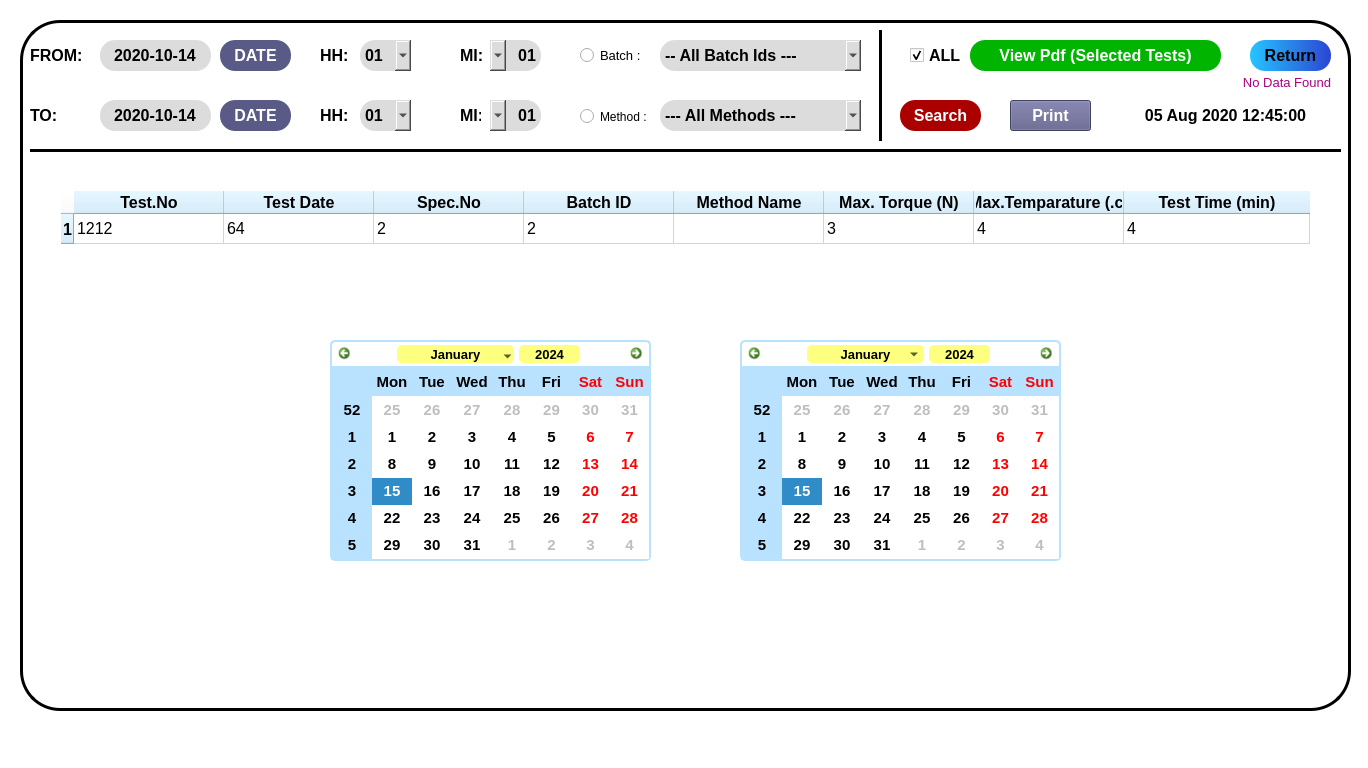
<?xml version="1.0" encoding="UTF-8"?>
<ui version="4.0">
 <class>MainWindow</class>
 <widget class="QMainWindow" name="MainWindow">
  <property name="geometry">
   <rect>
    <x>0</x>
    <y>0</y>
    <width>1368</width>
    <height>768</height>
   </rect>
  </property>
  <property name="baseSize">
   <size>
    <width>0</width>
    <height>0</height>
   </size>
  </property>
  <property name="windowTitle">
   <string>MainWindow</string>
  </property>
  <property name="styleSheet">
   <string notr="true">background-color: rgb(255, 255, 255);</string>
  </property>
  <widget class="QWidget" name="centralwidget">
   <widget class="QFrame" name="frame">
    <property name="geometry">
     <rect>
      <x>20</x>
      <y>20</y>
      <width>1331</width>
      <height>691</height>
     </rect>
    </property>
    <property name="font">
     <font>
      <family>MS Sans Serif</family>
     </font>
    </property>
    <property name="styleSheet">
     <string notr="true">#frame{
color: rgb(0, 0, 0);
border: 3px solid black;
border-radius: 40px;
}</string>
    </property>
    <property name="frameShape">
     <enum>QFrame::Box</enum>
    </property>
    <property name="frameShadow">
     <enum>QFrame::Plain</enum>
    </property>
    <property name="lineWidth">
     <number>3</number>
    </property>
    <widget class="QLabel" name="label_20">
     <property name="geometry">
      <rect>
       <x>1100</x>
       <y>80</y>
       <width>211</width>
       <height>31</height>
      </rect>
     </property>
     <property name="font">
      <font>
       <family>Arial</family>
       <pointsize>12</pointsize>
       <weight>75</weight>
       <bold>true</bold>
      </font>
     </property>
     <property name="cursor">
      <cursorShape>ForbiddenCursor</cursorShape>
     </property>
     <property name="styleSheet">
      <string notr="true">color: rgb(0, 0, 0);</string>
     </property>
     <property name="text">
      <string>05 Aug 2020 12:45:00</string>
     </property>
     <property name="alignment">
      <set>Qt::AlignCenter</set>
     </property>
    </widget>
    <widget class="QPushButton" name="pushButton_3">
     <property name="geometry">
      <rect>
       <x>880</x>
       <y>80</y>
       <width>81</width>
       <height>31</height>
      </rect>
     </property>
     <property name="font">
      <font>
       <family>Arial</family>
       <pointsize>12</pointsize>
       <weight>75</weight>
       <bold>true</bold>
      </font>
     </property>
     <property name="cursor">
      <cursorShape>PointingHandCursor</cursorShape>
     </property>
     <property name="styleSheet">
      <string notr="true">#pushButton_3{
color: rgb(255, 255, 255);
background-color: rgb(170, 0, 0);
border-radius:15px;
}
#pushButton_3:hover{
border:2px solid white;
padding-bottom: 3px;
padding-right: 3px;
}
#pushButton_3:pressed{
border:none;
padding-top: 5px;
padding-left: 5px;
}</string>
     </property>
     <property name="text">
      <string>Search</string>
     </property>
    </widget>
    <widget class="QPushButton" name="pushButton_4">
     <property name="geometry">
      <rect>
       <x>950</x>
       <y>20</y>
       <width>251</width>
       <height>31</height>
      </rect>
     </property>
     <property name="font">
      <font>
       <family>Arial</family>
       <pointsize>12</pointsize>
       <weight>75</weight>
       <bold>true</bold>
      </font>
     </property>
     <property name="cursor">
      <cursorShape>PointingHandCursor</cursorShape>
     </property>
     <property name="styleSheet">
      <string notr="true">#pushButton_4{
color: rgb(255, 255, 255);
background-color: rgb(0, 180, 0);
border-radius: 15px;
}
#pushButton_4:hover{
border:2px solid white;
padding-bottom: 3px;
padding-right: 3px;
}
#pushButton_4:pressed{
border:none;
padding-top: 5px;
padding-left: 5px;
}
</string>
     </property>
     <property name="text">
      <string>View Pdf (Selected Tests)</string>
     </property>
    </widget>
    <widget class="QLineEdit" name="lineEdit">
     <property name="geometry">
      <rect>
       <x>80</x>
       <y>20</y>
       <width>111</width>
       <height>31</height>
      </rect>
     </property>
     <property name="font">
      <font>
       <family>Arial</family>
       <pointsize>12</pointsize>
       <weight>75</weight>
       <bold>true</bold>
      </font>
     </property>
     <property name="styleSheet">
      <string notr="true">#lineEdit {background:None;background-color: rgb(220, 220, 220);border: 1px solid rgba(131,131,131,255);border-radius: 15px; border:none;}#lineEdit:hover {background-color: rgb(220, 220, 220);border: 3px solid;	border-color: rgb(255, 255, 255);border-radius: 15px;}#lineEdit:focus{background-color: rgb(255, 255, 255);border: 1px solid rgba(131,131,131,255);border-radius: 15px}</string>
     </property>
     <property name="text">
      <string>2020-10-14</string>
     </property>
     <property name="alignment">
      <set>Qt::AlignCenter</set>
     </property>
    </widget>
    <widget class="QLabel" name="label_3">
     <property name="geometry">
      <rect>
       <x>10</x>
       <y>20</y>
       <width>61</width>
       <height>31</height>
      </rect>
     </property>
     <property name="font">
      <font>
       <family>Arial</family>
       <pointsize>12</pointsize>
       <weight>75</weight>
       <bold>true</bold>
      </font>
     </property>
     <property name="styleSheet">
      <string notr="true">color: rgb(0, 0, 0);</string>
     </property>
     <property name="text">
      <string>FROM:</string>
     </property>
     <property name="alignment">
      <set>Qt::AlignLeading|Qt::AlignLeft|Qt::AlignVCenter</set>
     </property>
    </widget>
    <widget class="QPushButton" name="pushButton_8">
     <property name="geometry">
      <rect>
       <x>200</x>
       <y>20</y>
       <width>71</width>
       <height>31</height>
      </rect>
     </property>
     <property name="font">
      <font>
       <family>Arial</family>
       <pointsize>12</pointsize>
       <weight>75</weight>
       <bold>true</bold>
      </font>
     </property>
     <property name="cursor">
      <cursorShape>PointingHandCursor</cursorShape>
     </property>
     <property name="styleSheet">
      <string notr="true">#pushButton_8{
background-color: rgb(90, 90, 134);
color: rgb(255, 255, 255);
border-radius: 15px;
}
#pushButton_8:hover{
border:2px solid white;
padding-bottom: 3px;
padding-right: 3px;
}
#pushButton_8:pressed{
border:none;
padding-top: 5px;
padding-left: 5px;
}</string>
     </property>
     <property name="text">
      <string>DATE</string>
     </property>
    </widget>
    <widget class="QLabel" name="label_4">
     <property name="geometry">
      <rect>
       <x>10</x>
       <y>80</y>
       <width>41</width>
       <height>31</height>
      </rect>
     </property>
     <property name="font">
      <font>
       <family>Arial</family>
       <pointsize>12</pointsize>
       <weight>75</weight>
       <bold>true</bold>
      </font>
     </property>
     <property name="styleSheet">
      <string notr="true">color: rgb(0, 0, 0);</string>
     </property>
     <property name="text">
      <string>TO:</string>
     </property>
     <property name="alignment">
      <set>Qt::AlignLeading|Qt::AlignLeft|Qt::AlignVCenter</set>
     </property>
    </widget>
    <widget class="QLineEdit" name="lineEdit_2">
     <property name="geometry">
      <rect>
       <x>80</x>
       <y>80</y>
       <width>111</width>
       <height>31</height>
      </rect>
     </property>
     <property name="font">
      <font>
       <family>Arial</family>
       <pointsize>12</pointsize>
       <weight>75</weight>
       <bold>true</bold>
      </font>
     </property>
     <property name="styleSheet">
      <string notr="true">#lineEdit_2 {background:None;background-color: rgb(220, 220, 220);border: 1px solid rgba(131,131,131,255);border-radius: 15px; border:none;}#lineEdit_2:hover {background-color: rgb(220, 220, 220);border: 3px solid;	border-color: rgb(255, 255, 255);border-radius: 15px;}#lineEdit_2:focus{background-color: rgb(255, 255, 255);border: 1px solid rgba(131,131,131,255);border-radius: 15px}</string>
     </property>
     <property name="text">
      <string>2020-10-14</string>
     </property>
     <property name="alignment">
      <set>Qt::AlignCenter</set>
     </property>
    </widget>
    <widget class="QPushButton" name="pushButton_12">
     <property name="geometry">
      <rect>
       <x>200</x>
       <y>80</y>
       <width>71</width>
       <height>31</height>
      </rect>
     </property>
     <property name="font">
      <font>
       <family>Arial</family>
       <pointsize>12</pointsize>
       <weight>75</weight>
       <bold>true</bold>
      </font>
     </property>
     <property name="cursor">
      <cursorShape>PointingHandCursor</cursorShape>
     </property>
     <property name="styleSheet">
      <string notr="true">#pushButton_12{
background-color: rgb(90, 90, 134);
color: rgb(255, 255, 255);
border-radius: 15px;
}
#pushButton_12:hover{
border:2px solid white;
padding-bottom: 3px;
padding-right: 3px;
}
#pushButton_12:pressed{
border:none;
padding-top: 5px;
padding-left: 5px;
}</string>
     </property>
     <property name="text">
      <string>DATE</string>
     </property>
    </widget>
    <widget class="QLabel" name="label_5">
     <property name="geometry">
      <rect>
       <x>300</x>
       <y>20</y>
       <width>41</width>
       <height>31</height>
      </rect>
     </property>
     <property name="font">
      <font>
       <family>Arial</family>
       <pointsize>12</pointsize>
       <weight>75</weight>
       <bold>true</bold>
      </font>
     </property>
     <property name="styleSheet">
      <string notr="true">color: rgb(0, 0, 0);</string>
     </property>
     <property name="text">
      <string>HH:</string>
     </property>
     <property name="alignment">
      <set>Qt::AlignLeading|Qt::AlignLeft|Qt::AlignVCenter</set>
     </property>
    </widget>
    <widget class="QComboBox" name="comboBox">
     <property name="geometry">
      <rect>
       <x>340</x>
       <y>20</y>
       <width>51</width>
       <height>31</height>
      </rect>
     </property>
     <property name="font">
      <font>
       <family>Arial</family>
       <pointsize>12</pointsize>
       <weight>75</weight>
       <bold>true</bold>
      </font>
     </property>
     <property name="cursor">
      <cursorShape>OpenHandCursor</cursorShape>
     </property>
     <property name="styleSheet">
      <string notr="true">#comboBox{
	background-color: rgb(220, 220, 220);
color: rgb(0, 0, 0);
border-radius:15px;
}</string>
     </property>
     <item>
      <property name="text">
       <string>01</string>
      </property>
     </item>
     <item>
      <property name="text">
       <string>02</string>
      </property>
     </item>
     <item>
      <property name="text">
       <string>03</string>
      </property>
     </item>
     <item>
      <property name="text">
       <string>04</string>
      </property>
     </item>
     <item>
      <property name="text">
       <string>05</string>
      </property>
     </item>
     <item>
      <property name="text">
       <string>06</string>
      </property>
     </item>
    </widget>
    <widget class="QLabel" name="label_6">
     <property name="geometry">
      <rect>
       <x>440</x>
       <y>20</y>
       <width>31</width>
       <height>31</height>
      </rect>
     </property>
     <property name="font">
      <font>
       <family>Arial</family>
       <pointsize>12</pointsize>
       <weight>75</weight>
       <bold>true</bold>
      </font>
     </property>
     <property name="styleSheet">
      <string notr="true">color: rgb(0, 0, 0);</string>
     </property>
     <property name="text">
      <string>MI:</string>
     </property>
     <property name="alignment">
      <set>Qt::AlignLeading|Qt::AlignLeft|Qt::AlignVCenter</set>
     </property>
    </widget>
    <widget class="QComboBox" name="comboBox_2">
     <property name="geometry">
      <rect>
       <x>470</x>
       <y>20</y>
       <width>51</width>
       <height>31</height>
      </rect>
     </property>
     <property name="font">
      <font>
       <family>Arial</family>
       <pointsize>12</pointsize>
       <weight>75</weight>
       <bold>true</bold>
      </font>
     </property>
     <property name="cursor">
      <cursorShape>OpenHandCursor</cursorShape>
     </property>
     <property name="layoutDirection">
      <enum>Qt::RightToLeft</enum>
     </property>
     <property name="styleSheet">
      <string notr="true">#comboBox_2{
	background-color: rgb(220, 220, 220);
color: rgb(0, 0, 0);
border-radius:15px;
}</string>
     </property>
     <item>
      <property name="text">
       <string>01</string>
      </property>
     </item>
     <item>
      <property name="text">
       <string>02</string>
      </property>
     </item>
     <item>
      <property name="text">
       <string>03</string>
      </property>
     </item>
     <item>
      <property name="text">
       <string>04</string>
      </property>
     </item>
     <item>
      <property name="text">
       <string>05</string>
      </property>
     </item>
     <item>
      <property name="text">
       <string>06</string>
      </property>
     </item>
    </widget>
    <widget class="QComboBox" name="comboBox_7">
     <property name="geometry">
      <rect>
       <x>470</x>
       <y>80</y>
       <width>51</width>
       <height>31</height>
      </rect>
     </property>
     <property name="font">
      <font>
       <family>Arial</family>
       <pointsize>12</pointsize>
       <weight>75</weight>
       <bold>true</bold>
      </font>
     </property>
     <property name="cursor">
      <cursorShape>OpenHandCursor</cursorShape>
     </property>
     <property name="layoutDirection">
      <enum>Qt::RightToLeft</enum>
     </property>
     <property name="styleSheet">
      <string notr="true">#comboBox_7{
	background-color: rgb(220, 220, 220);
color: rgb(0, 0, 0);
border-radius:15px;
}</string>
     </property>
     <item>
      <property name="text">
       <string>01</string>
      </property>
     </item>
     <item>
      <property name="text">
       <string>02</string>
      </property>
     </item>
     <item>
      <property name="text">
       <string>03</string>
      </property>
     </item>
     <item>
      <property name="text">
       <string>04</string>
      </property>
     </item>
     <item>
      <property name="text">
       <string>05</string>
      </property>
     </item>
     <item>
      <property name="text">
       <string>06</string>
      </property>
     </item>
    </widget>
    <widget class="QLabel" name="label_11">
     <property name="geometry">
      <rect>
       <x>300</x>
       <y>80</y>
       <width>41</width>
       <height>31</height>
      </rect>
     </property>
     <property name="font">
      <font>
       <family>Arial</family>
       <pointsize>12</pointsize>
       <weight>75</weight>
       <bold>true</bold>
      </font>
     </property>
     <property name="styleSheet">
      <string notr="true">color: rgb(0, 0, 0);</string>
     </property>
     <property name="text">
      <string>HH:</string>
     </property>
     <property name="alignment">
      <set>Qt::AlignLeading|Qt::AlignLeft|Qt::AlignVCenter</set>
     </property>
    </widget>
    <widget class="QLabel" name="label_12">
     <property name="geometry">
      <rect>
       <x>440</x>
       <y>80</y>
       <width>21</width>
       <height>31</height>
      </rect>
     </property>
     <property name="font">
      <font>
       <family>Arial</family>
       <pointsize>12</pointsize>
       <weight>75</weight>
       <bold>true</bold>
      </font>
     </property>
     <property name="styleSheet">
      <string notr="true">color: rgb(0, 0, 0);</string>
     </property>
     <property name="text">
      <string>MI:</string>
     </property>
     <property name="alignment">
      <set>Qt::AlignLeading|Qt::AlignLeft|Qt::AlignVCenter</set>
     </property>
    </widget>
    <widget class="QComboBox" name="comboBox_8">
     <property name="geometry">
      <rect>
       <x>340</x>
       <y>80</y>
       <width>51</width>
       <height>31</height>
      </rect>
     </property>
     <property name="font">
      <font>
       <family>Arial</family>
       <pointsize>12</pointsize>
       <weight>75</weight>
       <bold>true</bold>
      </font>
     </property>
     <property name="cursor">
      <cursorShape>OpenHandCursor</cursorShape>
     </property>
     <property name="styleSheet">
      <string notr="true">#comboBox_8{
	background-color: rgb(220, 220, 220);

color: rgb(0, 0, 0);
border-radius:15px;
}</string>
     </property>
     <item>
      <property name="text">
       <string>01</string>
      </property>
     </item>
     <item>
      <property name="text">
       <string>02</string>
      </property>
     </item>
     <item>
      <property name="text">
       <string>03</string>
      </property>
     </item>
     <item>
      <property name="text">
       <string>04</string>
      </property>
     </item>
     <item>
      <property name="text">
       <string>05</string>
      </property>
     </item>
     <item>
      <property name="text">
       <string>06</string>
      </property>
     </item>
    </widget>
    <widget class="QPushButton" name="pushButton_13">
     <property name="geometry">
      <rect>
       <x>990</x>
       <y>80</y>
       <width>81</width>
       <height>31</height>
      </rect>
     </property>
     <property name="font">
      <font>
       <family>Arial</family>
       <pointsize>12</pointsize>
       <weight>75</weight>
       <bold>true</bold>
      </font>
     </property>
     <property name="styleSheet">
      <string notr="true">background-color: rgb(90, 90, 134);
color: rgb(255, 255, 255);</string>
     </property>
     <property name="text">
      <string>Print</string>
     </property>
    </widget>
    <widget class="QCalendarWidget" name="calendarWidget">
     <property name="geometry">
      <rect>
       <x>310</x>
       <y>320</y>
       <width>321</width>
       <height>221</height>
      </rect>
     </property>
     <property name="font">
      <font>
       <family>Arial</family>
       <pointsize>11</pointsize>
       <weight>75</weight>
       <bold>true</bold>
      </font>
     </property>
     <property name="cursor">
      <cursorShape>PointingHandCursor</cursorShape>
     </property>
     <property name="mouseTracking">
      <bool>false</bool>
     </property>
     <property name="tabletTracking">
      <bool>false</bool>
     </property>
     <property name="focusPolicy">
      <enum>Qt::NoFocus</enum>
     </property>
     <property name="contextMenuPolicy">
      <enum>Qt::DefaultContextMenu</enum>
     </property>
     <property name="styleSheet">
      <string notr="true">#calendarWidget QWidget {
    alternate-background-color: #B8E2FF;
}
#qt_calendar_navigationbar {
    background-color: rgb(255, 255, 255);
    border: 2px solid #B8E2FF;
    border-top-left-radius: 5px;
    border-top-right-radius: 5px;
}

#qt_calendar_prevmonth {
    border: none;
    qproperty-icon: none;
    min-width: 13px;
    max-width: 13px;
    min-height: 13px;
    max-height: 13px;
    border-radius: 5px;
    background-color: transparent;
    padding: 5px;
    margin-left: 3px;
	image: url(:/newPrefix/back-arrow.png);
}
#qt_calendar_nextmonth {
    border: none;
    qproperty-icon: none;
    min-width: 13px;
    max-width: 13px;
    min-height: 13px;
    max-height: 13px;
    border-radius: 5px;
    background-color: transparent;
    padding: 5px;
    margin-right: 3px;
	image: url(:/newPrefix/redo-arrow.png);
}
#qt_calendar_prevmonth:hover, #qt_calendar_nextmonth:hover {
    background-color: #55aaff;
}
#qt_calendar_prevmonth:pressed, #qt_calendar_nextmonth:pressed {
    background-color: rgb(255, 255, 255);
}
#qt_calendar_yearbutton{

color: rgb(0, 0, 0);
margin: 5px;
border-radius: 5px;
font-size: 13px;
padding: 0 10px;
	background-color: rgb(255, 255, 127);
}
#qt_calendar_monthbutton{
width:110px;
	background-color: rgb(255, 255, 127);
	color: rgb(0, 0, 0);
font-size: 13px;
padding: 0 2px;
margin: 5px 0;
border-radius: 5px;
}
#qt_calendar_yearbutton:hover, #qt_calendar_monthbutton:hover{
background-color: rgb(250, 255, 190);
}
#qt_calendar_yearbutton:pressed, #qt_calendar_monthbutton:pressed{
background-color: #B8E2FF;
}
#qt_calendar_yearedit{
min-width:60px;
	color: rgb(0, 0, 0);
background: transparent;
font-size: 13px;
}
#qt_calendar_yearedit::down-button{
subcontrol-position: left;
	image: url(:/newPrefix/arrow.png);
}
#qt_calendar_yearedit::up-button{
subcontrol-position: right;
	image: url(:/newPrefix/arrow-up.png);
}
#qt_calendar_yearedit::down-button, #qt_calendar_yearedit::up-button{
width: 18px;
height: 18px;
padding: 0px 5px;
border-radius:3px;
}
#qt_calendar_yearedit::down-button:hover, #qt_calendar_yearedit::up-button:hover{
background-color: #B8E2FF;
}
#qt_calendar_yearedit::down-button:pressed, #qt_calendar_yearedit::up-button:pressed{
background-color: #fff;
}
#calendarWidget QToolButton QMenu {
background-color: #fff;
}
#calendarWidget QToolButton QMenu::item{
/*padding:5px;*/
}
#calendarWidget QToolButton QMenu::item:selected:enabled{
background-color: #55aaff;
}

#calendarWidget QToolButton::menu-indicator{
nosubcontrol-origin: margin;
subcontrol-position: right center;
margin-top: 10px; 
width: 20px;
}

#qt_calendar_calendarview{
border: 2px solid #B8E2FF;
border-top: 0px;
border-bottom-left-radius:5px;
border-bottom-right-radius:5px;
}
#qt_calendar_calendarview::item:hover{
background-color: #aaffff;
border-radius: 5px;

}
#qt_calendar_calendarview::item:selected{
background-color: #55aaff;
border-radius: 5px;
	background-color: rgb(0, 0, 0);
}</string>
     </property>
     <property name="firstDayOfWeek">
      <enum>Qt::Monday</enum>
     </property>
     <property name="gridVisible">
      <bool>false</bool>
     </property>
     <property name="navigationBarVisible">
      <bool>true</bool>
     </property>
    </widget>
    <widget class="QCalendarWidget" name="calendarWidget_2">
     <property name="geometry">
      <rect>
       <x>720</x>
       <y>320</y>
       <width>321</width>
       <height>221</height>
      </rect>
     </property>
     <property name="font">
      <font>
       <family>Arial</family>
       <pointsize>11</pointsize>
       <weight>75</weight>
       <bold>true</bold>
      </font>
     </property>
     <property name="focusPolicy">
      <enum>Qt::NoFocus</enum>
     </property>
     <property name="styleSheet">
      <string notr="true">#calendarWidget_2 QWidget {
    alternate-background-color: #B8E2FF;
}
#qt_calendar_navigationbar {
    background-color: rgb(255, 255, 255);
    border: 2px solid #B8E2FF;
    border-top-left-radius: 5px;
    border-top-right-radius: 5px;
}

#qt_calendar_prevmonth {
    border: none;
    qproperty-icon: none;
    min-width: 13px;
    max-width: 13px;
    min-height: 13px;
    max-height: 13px;
    border-radius: 5px;
    background-color: transparent;
    padding: 5px;
    margin-left: 3px;
    image: url(:/newPrefix/back-arrow.png);
}
#qt_calendar_nextmonth {
    border: none;
    qproperty-icon: none;
    min-width: 13px;
    max-width: 13px;
    min-height: 13px;
    max-height: 13px;
    border-radius: 5px;
    background-color: transparent;
    padding: 5px;
    margin-right: 3px;
    image: url(:/newPrefix/redo-arrow.png);
}
#qt_calendar_prevmonth:hover, #qt_calendar_nextmonth:hover {
    background-color: #55aaff;
}
#qt_calendar_prevmonth:pressed, #qt_calendar_nextmonth:pressed {
    background-color: rgb(255, 255, 255);
}
#qt_calendar_yearbutton {
    color: rgb(0, 0, 0);
    margin: 5px;
    border-radius: 5px;
    font-size: 13px;
    padding: 0 10px;
    background-color: rgb(255, 255, 127);
}
#qt_calendar_monthbutton {
    width: 110px;
    background-color: rgb(255, 255, 127);
    color: rgb(0, 0, 0);
    font-size: 13px;
    padding: 0 2px;
    margin: 5px 0;
    border-radius: 5px;
}
#qt_calendar_yearbutton:hover, #qt_calendar_monthbutton:hover {
    background-color: rgb(250, 255, 190);
}
#qt_calendar_yearbutton:pressed, #qt_calendar_monthbutton:pressed {
    background-color: #B8E2FF;
}
#qt_calendar_yearedit {
    min-width: 60px;
    color: rgb(0, 0, 0);
    background: transparent;
    font-size: 13px;
}
#qt_calendar_yearedit::down-button {
    subcontrol-position: left;
    image: url(:/newPrefix/arrow.png);
}
#qt_calendar_yearedit::up-button {
    subcontrol-position: right;
    image: url(:/newPrefix/arrow-up.png);
}
#qt_calendar_yearedit::down-button, #qt_calendar_yearedit::up-button {
    width: 18px;
    height: 18px;
    padding: 0px 5px;
    border-radius: 3px;
}
#qt_calendar_yearedit::down-button:hover, #qt_calendar_yearedit::up-button:hover {
    background-color: #B8E2FF;
}
#qt_calendar_yearedit::down-button:pressed, #qt_calendar_yearedit::up-button:pressed {
    background-color: #fff;
}
#calendarWidget_2 QToolButton QMenu {
    background-color: #fff;
}
#calendarWidget_2 QToolButton QMenu::item {
    /*padding:5px;*/
}
#calendarWidget_2 QToolButton QMenu::item:selected:enabled {
    background-color: #55aaff;
}

#calendarWidget_2 QToolButton::menu-indicator {
    nosubcontrol-origin: margin;
    subcontrol-position: right center;
    margin-top: 10px; 
    width: 20px;
}

#qt_calendar_calendarview {
    border: 2px solid #B8E2FF;
    border-top: 0px;
    border-bottom-left-radius: 5px;
    border-bottom-right-radius: 5px;
}
#qt_calendar_calendarview::item:hover {
    background-color: #aaffff;
    border-radius: 5px;
}
#qt_calendar_calendarview::item:selected {
    background-color: #55aaff;
    border-radius: 5px;
}
</string>
     </property>
     <property name="gridVisible">
      <bool>false</bool>
     </property>
    </widget>
    <widget class="Line" name="line">
     <property name="geometry">
      <rect>
       <x>10</x>
       <y>120</y>
       <width>1311</width>
       <height>20</height>
      </rect>
     </property>
     <property name="frameShadow">
      <enum>QFrame::Plain</enum>
     </property>
     <property name="lineWidth">
      <number>3</number>
     </property>
     <property name="orientation">
      <enum>Qt::Horizontal</enum>
     </property>
    </widget>
    <widget class="QTableWidget" name="tableWidget">
     <property name="geometry">
      <rect>
       <x>40</x>
       <y>170</y>
       <width>1251</width>
       <height>481</height>
      </rect>
     </property>
     <property name="font">
      <font>
       <family>Arial</family>
       <pointsize>16</pointsize>
      </font>
     </property>
     <property name="cursor" stdset="0">
      <cursorShape>PointingHandCursor</cursorShape>
     </property>
     <property name="styleSheet">
      <string notr="true">#tableWidget{
color: rgb(0, 0, 0);
border: 1px solid white;
	alternate-background-color: rgb(232, 232, 232);
}
QHeaderView{

}
QHeaderView::section{
	background-color: rgb(203, 237, 255);
}
QTableWidget::item:hover{
background-color: rgb(208, 208, 208);}</string>
     </property>
     <property name="frameShape">
      <enum>QFrame::Box</enum>
     </property>
     <property name="frameShadow">
      <enum>QFrame::Plain</enum>
     </property>
     <property name="lineWidth">
      <number>3</number>
     </property>
     <property name="alternatingRowColors">
      <bool>true</bool>
     </property>
     <property name="verticalScrollMode">
      <enum>QAbstractItemView::ScrollPerPixel</enum>
     </property>
     <property name="horizontalScrollMode">
      <enum>QAbstractItemView::ScrollPerPixel</enum>
     </property>
     <property name="gridStyle">
      <enum>Qt::SolidLine</enum>
     </property>
     <property name="sortingEnabled">
      <bool>true</bool>
     </property>
     <attribute name="horizontalHeaderCascadingSectionResizes">
      <bool>false</bool>
     </attribute>
     <attribute name="horizontalHeaderDefaultSectionSize">
      <number>150</number>
     </attribute>
     <attribute name="horizontalHeaderStretchLastSection">
      <bool>true</bool>
     </attribute>
     <attribute name="verticalHeaderStretchLastSection">
      <bool>false</bool>
     </attribute>
     <row>
      <property name="text">
       <string>1</string>
      </property>
      <property name="font">
       <font>
        <family>Arial</family>
        <pointsize>12</pointsize>
        <weight>75</weight>
        <bold>true</bold>
       </font>
      </property>
     </row>
     <column>
      <property name="text">
       <string>Test.No</string>
      </property>
      <property name="font">
       <font>
        <family>Arial</family>
        <pointsize>12</pointsize>
        <weight>75</weight>
        <bold>true</bold>
       </font>
      </property>
      <property name="textAlignment">
       <set>AlignCenter</set>
      </property>
      <property name="background">
       <color>
        <red>255</red>
        <green>255</green>
        <blue>255</blue>
       </color>
      </property>
     </column>
     <column>
      <property name="text">
       <string>Test Date</string>
      </property>
      <property name="font">
       <font>
        <family>Arial</family>
        <pointsize>12</pointsize>
        <weight>75</weight>
        <bold>true</bold>
       </font>
      </property>
      <property name="textAlignment">
       <set>AlignCenter</set>
      </property>
     </column>
     <column>
      <property name="text">
       <string>Spec.No</string>
      </property>
      <property name="font">
       <font>
        <family>Arial</family>
        <pointsize>12</pointsize>
        <weight>75</weight>
        <bold>true</bold>
       </font>
      </property>
      <property name="textAlignment">
       <set>AlignCenter</set>
      </property>
     </column>
     <column>
      <property name="text">
       <string>Batch ID</string>
      </property>
      <property name="font">
       <font>
        <family>Arial</family>
        <pointsize>12</pointsize>
        <weight>75</weight>
        <bold>true</bold>
       </font>
      </property>
      <property name="textAlignment">
       <set>AlignCenter</set>
      </property>
     </column>
     <column>
      <property name="text">
       <string>Method Name</string>
      </property>
      <property name="font">
       <font>
        <family>Arial</family>
        <pointsize>12</pointsize>
        <weight>75</weight>
        <bold>true</bold>
       </font>
      </property>
      <property name="textAlignment">
       <set>AlignCenter</set>
      </property>
     </column>
     <column>
      <property name="text">
       <string>Max. Torque (N)</string>
      </property>
      <property name="font">
       <font>
        <family>Arial</family>
        <pointsize>12</pointsize>
        <weight>75</weight>
        <bold>true</bold>
       </font>
      </property>
      <property name="textAlignment">
       <set>AlignCenter</set>
      </property>
     </column>
     <column>
      <property name="text">
       <string>Max.Temparature (.c)</string>
      </property>
      <property name="font">
       <font>
        <family>Arial</family>
        <pointsize>12</pointsize>
        <weight>75</weight>
        <bold>true</bold>
       </font>
      </property>
      <property name="textAlignment">
       <set>AlignCenter</set>
      </property>
     </column>
     <column>
      <property name="text">
       <string>Test Time (min)</string>
      </property>
      <property name="font">
       <font>
        <family>Arial</family>
        <pointsize>12</pointsize>
        <weight>75</weight>
        <bold>true</bold>
       </font>
      </property>
      <property name="textAlignment">
       <set>AlignCenter</set>
      </property>
     </column>
     <item row="0" column="0">
      <property name="text">
       <string>1212</string>
      </property>
      <property name="font">
       <font>
        <family>Arial</family>
        <pointsize>12</pointsize>
        <weight>50</weight>
        <bold>false</bold>
       </font>
      </property>
     </item>
     <item row="0" column="1">
      <property name="text">
       <string>64</string>
      </property>
      <property name="font">
       <font>
        <family>Arial</family>
        <pointsize>12</pointsize>
        <weight>50</weight>
        <bold>false</bold>
       </font>
      </property>
     </item>
     <item row="0" column="2">
      <property name="text">
       <string>2</string>
      </property>
      <property name="font">
       <font>
        <family>Arial</family>
        <pointsize>12</pointsize>
       </font>
      </property>
     </item>
     <item row="0" column="3">
      <property name="text">
       <string>2</string>
      </property>
      <property name="font">
       <font>
        <family>Arial</family>
        <pointsize>12</pointsize>
       </font>
      </property>
     </item>
     <item row="0" column="5">
      <property name="text">
       <string>3</string>
      </property>
      <property name="font">
       <font>
        <family>Arial</family>
        <pointsize>12</pointsize>
       </font>
      </property>
     </item>
     <item row="0" column="6">
      <property name="text">
       <string>4</string>
      </property>
      <property name="font">
       <font>
        <family>Arial</family>
        <pointsize>12</pointsize>
       </font>
      </property>
     </item>
     <item row="0" column="7">
      <property name="text">
       <string>4</string>
      </property>
      <property name="font">
       <font>
        <family>Arial</family>
        <pointsize>12</pointsize>
       </font>
      </property>
     </item>
    </widget>
    <widget class="QComboBox" name="comboBox_3">
     <property name="geometry">
      <rect>
       <x>640</x>
       <y>80</y>
       <width>201</width>
       <height>31</height>
      </rect>
     </property>
     <property name="font">
      <font>
       <family>Arial</family>
       <pointsize>12</pointsize>
       <weight>75</weight>
       <bold>true</bold>
      </font>
     </property>
     <property name="cursor">
      <cursorShape>OpenHandCursor</cursorShape>
     </property>
     <property name="styleSheet">
      <string notr="true">#comboBox_3{
	background-color: rgb(220, 220, 220);
color: rgb(0, 0, 0);
border-radius:15px;
}</string>
     </property>
     <item>
      <property name="text">
       <string>--- All Methods ---</string>
      </property>
     </item>
     <item>
      <property name="text">
       <string>Method1</string>
      </property>
     </item>
    </widget>
    <widget class="QComboBox" name="comboBox_4">
     <property name="geometry">
      <rect>
       <x>640</x>
       <y>20</y>
       <width>201</width>
       <height>31</height>
      </rect>
     </property>
     <property name="font">
      <font>
       <family>Arial</family>
       <pointsize>12</pointsize>
       <weight>75</weight>
       <bold>true</bold>
      </font>
     </property>
     <property name="cursor">
      <cursorShape>OpenHandCursor</cursorShape>
     </property>
     <property name="layoutDirection">
      <enum>Qt::LeftToRight</enum>
     </property>
     <property name="styleSheet">
      <string notr="true">#comboBox_4{
	background-color: rgb(220, 220, 220);
color: rgb(0, 0, 0);
border-radius:15px;
}</string>
     </property>
     <item>
      <property name="text">
       <string>-- All Batch Ids ---</string>
      </property>
     </item>
     <item>
      <property name="text">
       <string>COMPRESSION</string>
      </property>
     </item>
     <item>
      <property name="text">
       <string>TEAR</string>
      </property>
     </item>
     <item>
      <property name="text">
       <string>FLXURAL</string>
      </property>
     </item>
     <item>
      <property name="text">
       <string>ILSS</string>
      </property>
     </item>
     <item>
      <property name="text">
       <string>QLSS</string>
      </property>
     </item>
    </widget>
    <widget class="QPushButton" name="pushButton_14">
     <property name="geometry">
      <rect>
       <x>1230</x>
       <y>20</y>
       <width>81</width>
       <height>31</height>
      </rect>
     </property>
     <property name="font">
      <font>
       <family>Arial</family>
       <pointsize>12</pointsize>
       <weight>75</weight>
       <bold>true</bold>
      </font>
     </property>
     <property name="cursor">
      <cursorShape>PointingHandCursor</cursorShape>
     </property>
     <property name="styleSheet">
      <string notr="true">#pushButton_14 {background:None;
background-color: qlineargradient(spread:pad, x1:0, y1:0, x2:1, y2:0, stop:0 rgb(37, 197, 255), stop:1  rgb(44, 69, 211));
	
	
border-radius:15px;
border-color: rgb(0, 0, 0);
border-style:outset;
border-width:3px;
border:None;
}
#pushButton_14:hover {
background-color: qlineargradient(spread:pad, x1:0, y1:0, x2:1, y2:0, stop:0 rgb(44, 69, 211), stop:1  rgb(37, 197, 255));
padding-bottom: 5px;
padding-right: 5px;
}

#pushButton_14:pressed {
background-color: rgb(37, 197, 255);
padding-top: 5px;
padding-left: 5px;
}</string>
     </property>
     <property name="text">
      <string>Return</string>
     </property>
    </widget>
    <widget class="QCheckBox" name="checkBox">
     <property name="geometry">
      <rect>
       <x>890</x>
       <y>20</y>
       <width>51</width>
       <height>31</height>
      </rect>
     </property>
     <property name="font">
      <font>
       <family>Arial</family>
       <pointsize>12</pointsize>
       <weight>75</weight>
       <bold>true</bold>
      </font>
     </property>
     <property name="cursor">
      <cursorShape>PointingHandCursor</cursorShape>
     </property>
     <property name="text">
      <string>ALL</string>
     </property>
     <property name="checked">
      <bool>true</bool>
     </property>
    </widget>
    <widget class="QLabel" name="label_21">
     <property name="geometry">
      <rect>
       <x>880</x>
       <y>52</y>
       <width>431</width>
       <height>20</height>
      </rect>
     </property>
     <property name="font">
      <font>
       <family>Arial</family>
       <pointsize>10</pointsize>
       <weight>50</weight>
       <bold>false</bold>
      </font>
     </property>
     <property name="cursor">
      <cursorShape>WhatsThisCursor</cursorShape>
     </property>
     <property name="styleSheet">
      <string notr="true">color: rgb(170, 0, 127);</string>
     </property>
     <property name="text">
      <string>No Data Found</string>
     </property>
     <property name="alignment">
      <set>Qt::AlignRight|Qt::AlignTrailing|Qt::AlignVCenter</set>
     </property>
    </widget>
    <widget class="QRadioButton" name="radioButton">
     <property name="geometry">
      <rect>
       <x>560</x>
       <y>76</y>
       <width>71</width>
       <height>41</height>
      </rect>
     </property>
     <property name="font">
      <font>
       <family>Arial</family>
       <pointsize>9</pointsize>
      </font>
     </property>
     <property name="cursor">
      <cursorShape>PointingHandCursor</cursorShape>
     </property>
     <property name="text">
      <string>Method :</string>
     </property>
    </widget>
    <widget class="QRadioButton" name="radioButton_2">
     <property name="geometry">
      <rect>
       <x>560</x>
       <y>10</y>
       <width>71</width>
       <height>51</height>
      </rect>
     </property>
     <property name="font">
      <font>
       <family>Arial</family>
       <pointsize>10</pointsize>
       <weight>50</weight>
       <italic>false</italic>
       <bold>false</bold>
      </font>
     </property>
     <property name="cursor">
      <cursorShape>PointingHandCursor</cursorShape>
     </property>
     <property name="styleSheet">
      <string notr="true">font: 10pt &quot;Arial&quot;;</string>
     </property>
     <property name="text">
      <string>Batch :</string>
     </property>
    </widget>
    <widget class="Line" name="line_3">
     <property name="geometry">
      <rect>
       <x>850</x>
       <y>10</y>
       <width>20</width>
       <height>111</height>
      </rect>
     </property>
     <property name="frameShadow">
      <enum>QFrame::Plain</enum>
     </property>
     <property name="lineWidth">
      <number>3</number>
     </property>
     <property name="orientation">
      <enum>Qt::Vertical</enum>
     </property>
    </widget>
    <zorder>tableWidget</zorder>
    <zorder>label_20</zorder>
    <zorder>pushButton_3</zorder>
    <zorder>pushButton_4</zorder>
    <zorder>lineEdit</zorder>
    <zorder>label_3</zorder>
    <zorder>pushButton_8</zorder>
    <zorder>label_4</zorder>
    <zorder>lineEdit_2</zorder>
    <zorder>pushButton_12</zorder>
    <zorder>label_5</zorder>
    <zorder>comboBox</zorder>
    <zorder>label_6</zorder>
    <zorder>comboBox_2</zorder>
    <zorder>comboBox_7</zorder>
    <zorder>label_11</zorder>
    <zorder>label_12</zorder>
    <zorder>comboBox_8</zorder>
    <zorder>pushButton_13</zorder>
    <zorder>line</zorder>
    <zorder>calendarWidget</zorder>
    <zorder>calendarWidget_2</zorder>
    <zorder>comboBox_3</zorder>
    <zorder>comboBox_4</zorder>
    <zorder>pushButton_14</zorder>
    <zorder>checkBox</zorder>
    <zorder>label_21</zorder>
    <zorder>radioButton</zorder>
    <zorder>radioButton_2</zorder>
    <zorder>line_3</zorder>
   </widget>
  </widget>
  <widget class="QStatusBar" name="statusbar"/>
 </widget>
 <resources>
  <include location="../../RapidRepair/images/resources.qrc"/>
 </resources>
 <connections>
  <connection>
   <sender>pushButton_14</sender>
   <signal>clicked()</signal>
   <receiver>MainWindow</receiver>
   <slot>close()</slot>
   <hints>
    <hint type="sourcelabel">
     <x>1317</x>
     <y>56</y>
    </hint>
    <hint type="destinationlabel">
     <x>1416</x>
     <y>51</y>
    </hint>
   </hints>
  </connection>
 </connections>
</ui>
